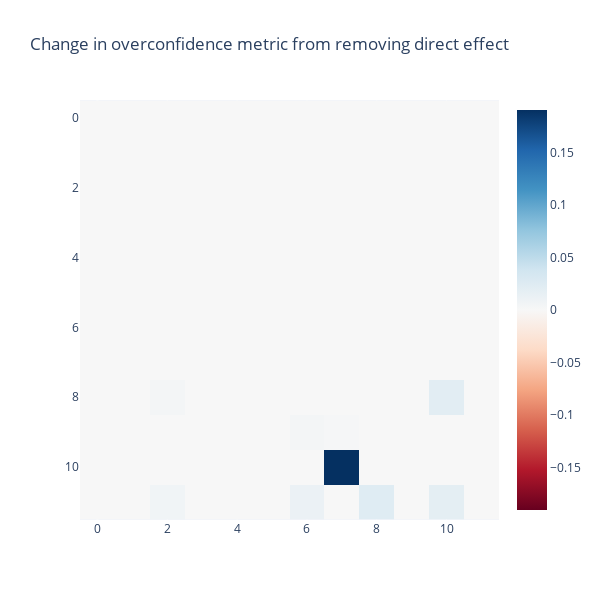

Notebook code for this chart:
### Code cell
results = t.zeros(model.cfg.n_layers, model.cfg.n_heads)

overconfidence = calculate_overconfidence(accuracy_all[0])

for (layer, head), accuracy in zip(head_list, accuracy_all[1:]):
    results[layer, head] = calculate_overconfidence(accuracy) / overconfidence - 1

imshow(
    results * (results > 0),
    title="Change in overconfidence metric from removing direct effect",
    width=600,
    height=600,
)

# * todo - MLPs?

### Figure 1 — Plotly figure (JSON) as saved in the notebook; plotly's stock layout.template omitted (floating-point values rounded to 4 significant figures; data arrays with more than 128 entries replaced by an {"elided": "..."} marker saying what was removed)
{"data": [{"coloraxis": "coloraxis", "hovertemplate": "x: %{x}<br>y: %{y}<br>color: %{z}<extra></extra>", "name": "0", "type": "heatmap", "xaxis": "x", "yaxis": "y", "z": {"elided": "12x12 float values"}}], "layout": {"coloraxis": {"cmid": 0, "colorscale": [[0, "rgb(103,0,31)"], [0.1, "rgb(178,24,43)"], [0.2, "rgb(214,96,77)"], [0.3, "rgb(244,165,130)"], [0.4, "rgb(253,219,199)"], [0.5, "rgb(247,247,247)"], [0.6, "rgb(209,229,240)"], [0.7, "rgb(146,197,222)"], [0.8, "rgb(67,147,195)"], [0.9, "rgb(33,102,172)"], [1, "rgb(5,48,97)"]]}, "height": 600, "modebar": {"add": ["drawline", "drawopenpath", "drawclosedpath", "drawcircle", "drawrect", "eraseshape"]}, "title": {"text": "Change in overconfidence metric from removing direct effect"}, "width": 600, "xaxis": {"anchor": "y", "constrain": "domain", "domain": [0, 1], "scaleanchor": "y"}, "yaxis": {"anchor": "x", "autorange": "reversed", "constrain": "domain", "domain": [0, 1]}}}
